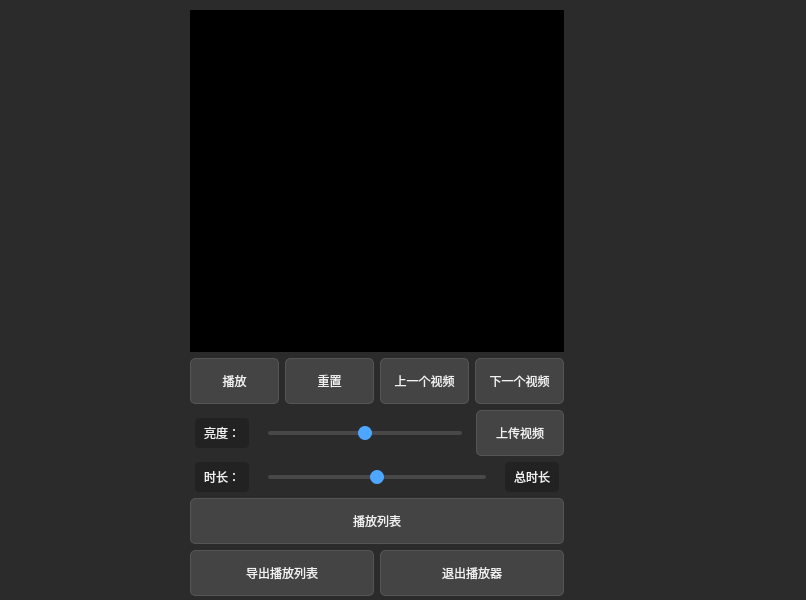
<?xml version="1.0" encoding="UTF-8"?>
<ui version="4.0">
 <class>MyWidget</class>
 <widget class="QWidget" name="MyWidget">
  <property name="geometry">
   <rect>
    <x>0</x>
    <y>0</y>
    <width>806</width>
    <height>600</height>
   </rect>
  </property>
  <property name="sizePolicy">
   <sizepolicy hsizetype="Preferred" vsizetype="Preferred">
    <horstretch>0</horstretch>
    <verstretch>0</verstretch>
   </sizepolicy>
  </property>
  <property name="windowTitle">
   <string>士麦那播放器</string>
  </property>
  <property name="styleSheet">
   <string notr="true">/* ========== 主窗口：全局基础样式 ========== */
QWidget#MyWidget {
    margin: 0px;
    padding: 0px;
    border: none;
    background-color: #2b2b2b; /* 深灰底色，营造播放器质感 */
    min-width: 700px;
    min-height: 500px;
}

/* ========== 视频容器（widget）：纯黑背景 + 视觉分层 ========== */
/* 注意：此 widget 是你在 .ui 中用于承载 QVideoWidget 的普通 QWidget，命名为 &quot;widget&quot; */
QWidget#widget {
    margin: 0px;
    padding: 0px;
    border: none;
    background-color: black; /* 视频区纯黑，聚焦内容 */
    /* 关键：不设置 height / max-height / min-height，交由布局管理器控制 */
    box-shadow: 0 2px 6px rgba(0, 0, 0, 0.3); /* 轻微阴影，区分控件区 */
}

/* ========== 下方控件区容器（verticalLayoutWidget） ========== */
/* 对应 Qt Designer 中 verticalLayout 的父 widget */
QWidget#verticalLayoutWidget {
    margin: 0px;
    padding: 5px 8px; /* 轻微内边距，避免控件贴边 */
    border: none;
    background-color: #333333; /* 稍浅灰，视觉分层 */
    /* 不固定高度！由主布局 stretch factor 决定 */
    z-index: 999;
}

/* ========== 按钮：统一风格+弹性适配 ========== */
QPushButton {
    min-height: 32px;
    max-height: 36px;
    min-width: 70px;
    padding: 4px 8px;
    border: 1px solid #555555;
    border-radius: 5px;
    background-color: #444444;
    color: #f0f0f0;
    font-size: 12px;
    text-align: center;
    transition: all 0.2s ease;
}

QPushButton:hover:enabled {
    border: 1px solid #4da6ff;
    background-color: #555555;
    color: #4da6ff;
}

QPushButton:pressed:enabled {
    border: 1px solid #3a8bd8;
    background-color: #383838;
    padding: 5px 7px 3px 9px;
}

QPushButton:disabled {
    min-height: 32px;
    max-height: 36px;
    min-width: 70px;
    border: 1px solid #666666;
    background-color: rgba(68, 68, 68, 0.5);
    color: #999999;
    border-radius: 5px;
    padding: 4px 8px;
}

/* ========== 滑块：简洁精致+适配深色风格 ========== */
QSlider {
    min-height: 28px;
    max-height: 32px;
    margin: 0px 5px;
    border: none;
}

QSlider::groove:horizontal {
    height: 4px;
    background-color: rgba(100, 100, 100, 0.5);
    border-radius: 2px;
    margin: 0px 3px;
}

QSlider::handle:horizontal {
    width: 14px;
    height: 14px;
    background-color: #4da6ff;
    border-radius: 7px;
    margin: -5px 0px;
    transition: transform 0.2s ease;
}

QSlider::handle:horizontal:hover {
    transform: scale(1.1);
}

/* ========== 标签：弱化不抢镜+清晰可读 ========== */
QLabel {
    margin: 0px 5px;
    padding: 3px 6px;
    border: none;
    font-size: 12px;
    color: #f0f0f0;
    background-color: rgba(0, 0, 0, 0.2);
    border-radius: 4px;
    min-height: 22px;
    max-height: 24px;
}

/* ========== 播放列表表格（可选美化） ========== */
QTableView {
    background-color: #2d2d2d;
    alternate-background-color: #353535;
    color: #e0e0e0;
    gridline-color: #444444;
    selection-background-color: #4da6ff;
    selection-color: white;
    border: 1px solid #555555;
}

QHeaderView::section {
    background-color: #3a3a3a;
    color: #cccccc;
    padding: 4px;
    border: 1px solid #444444;
    font-weight: bold;
}</string>
  </property>
  <widget class="QWidget" name="">
   <property name="geometry">
    <rect>
     <x>190</x>
     <y>10</y>
     <width>374</width>
     <height>586</height>
    </rect>
   </property>
   <layout class="QVBoxLayout" name="verticalLayout">
    <item>
     <widget class="QWidget" name="widget" native="true"/>
    </item>
    <item>
     <layout class="QHBoxLayout" name="horizontalLayout_3">
      <item>
       <widget class="QPushButton" name="btStart">
        <property name="text">
         <string>播放</string>
        </property>
       </widget>
      </item>
      <item>
       <widget class="QPushButton" name="btReset">
        <property name="text">
         <string>重置</string>
        </property>
       </widget>
      </item>
      <item>
       <widget class="QPushButton" name="btLast">
        <property name="text">
         <string>上一个视频</string>
        </property>
       </widget>
      </item>
      <item>
       <widget class="QPushButton" name="btNext">
        <property name="text">
         <string>下一个视频</string>
        </property>
       </widget>
      </item>
     </layout>
    </item>
    <item>
     <layout class="QHBoxLayout" name="horizontalLayout_2">
      <item>
       <layout class="QHBoxLayout" name="horizontalLayout">
        <item>
         <widget class="QLabel" name="light">
          <property name="text">
           <string>亮度：</string>
          </property>
         </widget>
        </item>
        <item>
         <widget class="QSlider" name="lights">
          <property name="maximumSize">
           <size>
            <width>16777215</width>
            <height>32</height>
           </size>
          </property>
          <property name="minimum">
           <number>-10</number>
          </property>
          <property name="maximum">
           <number>10</number>
          </property>
          <property name="orientation">
           <enum>Qt::Orientation::Horizontal</enum>
          </property>
          <property name="tickPosition">
           <enum>QSlider::TickPosition::TicksBelow</enum>
          </property>
          <property name="tickInterval">
           <number>10</number>
          </property>
         </widget>
        </item>
       </layout>
      </item>
      <item>
       <widget class="QPushButton" name="btUpload">
        <property name="text">
         <string>上传视频</string>
        </property>
       </widget>
      </item>
     </layout>
    </item>
    <item>
     <layout class="QHBoxLayout" name="horizontalLayout_4">
      <item>
       <widget class="QLabel" name="time">
        <property name="text">
         <string>时长：</string>
        </property>
       </widget>
      </item>
      <item>
       <widget class="QSlider" name="times">
        <property name="maximumSize">
         <size>
          <width>16777215</width>
          <height>32</height>
         </size>
        </property>
        <property name="minimum">
         <number>-10</number>
        </property>
        <property name="maximum">
         <number>10</number>
        </property>
        <property name="orientation">
         <enum>Qt::Orientation::Horizontal</enum>
        </property>
        <property name="tickPosition">
         <enum>QSlider::TickPosition::TicksBelow</enum>
        </property>
        <property name="tickInterval">
         <number>10</number>
        </property>
       </widget>
      </item>
      <item>
       <widget class="QLabel" name="totaltime">
        <property name="text">
         <string>总时长</string>
        </property>
       </widget>
      </item>
     </layout>
    </item>
    <item>
     <widget class="QPushButton" name="btList">
      <property name="text">
       <string>播放列表</string>
      </property>
     </widget>
    </item>
    <item>
     <layout class="QHBoxLayout" name="horizontalLayout_5">
      <item>
       <widget class="QPushButton" name="btExport">
        <property name="text">
         <string>导出播放列表</string>
        </property>
       </widget>
      </item>
      <item>
       <widget class="QPushButton" name="btClose">
        <property name="text">
         <string>退出播放器</string>
        </property>
       </widget>
      </item>
     </layout>
    </item>
   </layout>
  </widget>
 </widget>
 <resources/>
 <connections/>
</ui>
